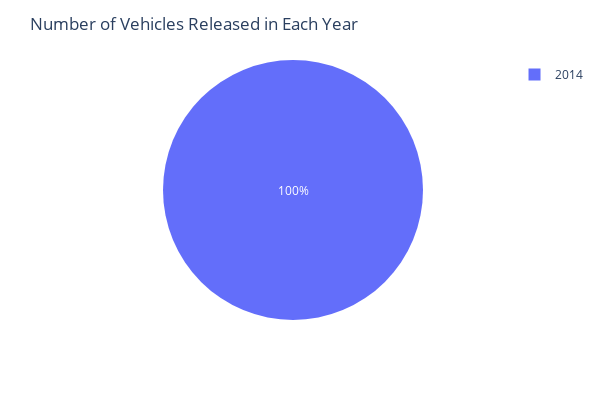

Write notebook code for a chart like this one.
### Markdown cell above
All the cars in this dataset were manufactured in 2014, so the `released_year` column is not useful.

### Code cell
names = df['release_year'].value_counts().index
values = df['release_year'].value_counts().values

# a pie chart of the number of vehicles released in each year
fig_config = {
    'data_frame': df,
    'names': names,
    'values': values,
    'width': 600, 
    'height': 400,
}

layout_config = {
    'title': 'Number of Vehicles Released in Each Year',
}


fig = px.pie(**fig_config)
fig.update_layout(**layout_config)
fig.show()

### Figure 1 — Plotly figure (JSON) as saved in the notebook; plotly's stock layout.template omitted (floating-point values rounded to 4 significant figures)
{"data": [{"domain": {"x": [0, 1], "y": [0, 1]}, "hovertemplate": "label=%{label}<br>value=%{value}<extra></extra>", "labels": [2014], "legendgroup": "", "name": "", "showlegend": true, "type": "pie", "values": [1067]}], "layout": {"height": 400, "legend": {"tracegroupgap": 0}, "margin": {"t": 60}, "title": {"text": "Number of Vehicles Released in Each Year"}, "width": 600}}
